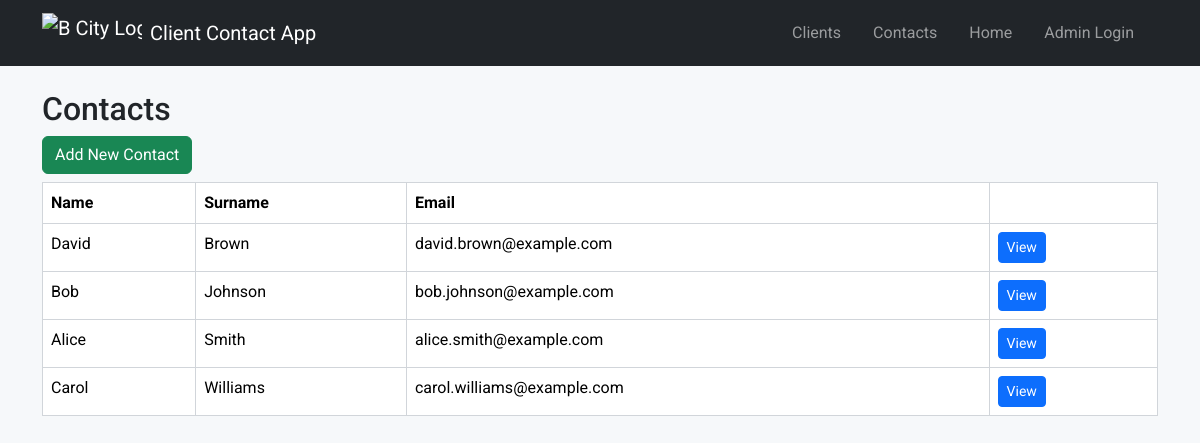
Before: /contacts/ with the older database file.
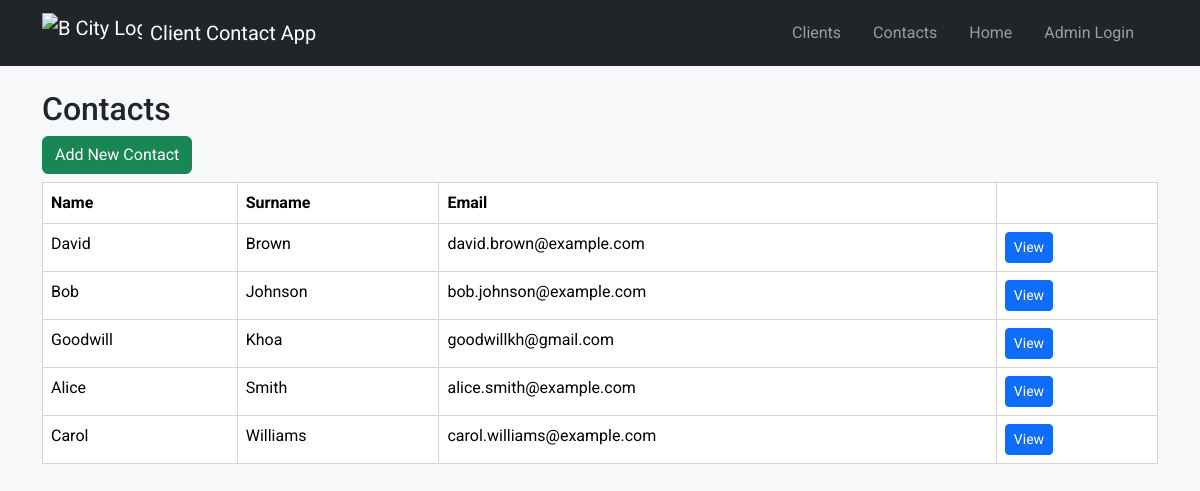
After: the same page with the newer database file.
### models/contact.py (models this page shows, shortened)
class Contact(db.Model):
    __tablename__ = 'contact'
    id = db.Column(db.Integer, primary_key=True)
    name = db.Column(db.String, nullable=False)
    surname = db.Column(db.String, nullable=False)
    email = db.Column(db.String, nullable=False, unique=True) # <-- This will make sure the email is unique!
    clients = db.relationship(
        'Client',
        secondary='client_contact',
        back_populates='contacts'
    )

### routes/contact.py (the view)
@contact_bp.route('/')
def list_contacts():
    contacts = Contact.query.order_by(Contact.surname, Contact.name).all()
    return render_template('contact_list.html', contacts=contacts)

### templates/contact_list.html
{% extends 'base.html' %}
{% block content %}
<h2>Contacts</h2>
<a href="{{ url_for('contact.create_contact') }}" class="btn btn-success mb-2">Add New Contact</a>
<table class="table custom-compact-table">
    <thead>
        <tr>
            <th>Name</th>
            <th>Surname</th>
            <th>Email</th>
            <th></th>
        </tr>
    </thead>
    <tbody>
        {% for contact in contacts %}
        <tr>
            <td>{{ contact.name }}</td>
            <td>{{ contact.surname }}</td>
            <td>{{ contact.email }}</td>
            <td align="center">
                <a href="{{ url_for('contact.view_contact', contact_id=contact.id) }}" class="btn btn-sm btn-primary">View</a>
            </td>
        </tr>
        {% endfor %}
    </tbody>
</table>
{% endblock %}

Changed rows visible on the page:
added Contact: name "Goodwill", surname "Khoa", email "goodwillkh@gmail.com"
